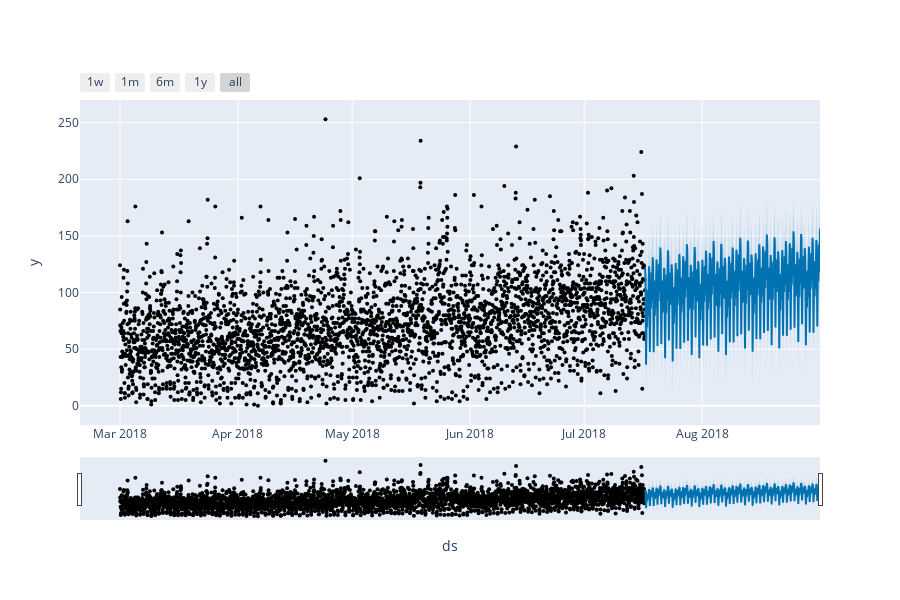

Notebook cell for this chart:
### Code cell
# Appending actual y values to forecast df
forecast['y'] = pro_test['y']
plot_plotly(prophet, forecast)

### Figure 1 — Plotly figure (JSON) as saved in the notebook; plotly's stock layout.template omitted (floating-point values rounded to 4 significant figures; data arrays with more than 128 entries replaced by an {"elided": "..."} marker saying what was removed)
{"data": [{"marker": {"color": "black", "size": 4}, "mode": "markers", "name": "Actual", "type": "scatter", "x": {"elided": "3312 str values"}, "y": {"elided": "3312 int values"}}, {"hoverinfo": "skip", "line": {"width": 0}, "mode": "lines", "type": "scatter", "x": {"elided": "1104 str values"}, "y": {"elided": "1104 float values"}}, {"fill": "tonexty", "fillcolor": "rgba(0, 114, 178, 0.2)", "line": {"color": "#0072B2", "width": 2}, "mode": "lines", "name": "Predicted", "type": "scatter", "x": {"elided": "1104 str values"}, "y": {"elided": "1104 float values"}}, {"fill": "tonexty", "fillcolor": "rgba(0, 114, 178, 0.2)", "hoverinfo": "skip", "line": {"width": 0}, "mode": "lines", "type": "scatter", "x": {"elided": "1104 str values"}, "y": {"elided": "1104 float values"}}], "layout": {"height": 600, "showlegend": false, "width": 900, "xaxis": {"rangeselector": {"buttons": [{"count": 7, "label": "1w", "step": "day", "stepmode": "backward"}, {"count": 1, "label": "1m", "step": "month", "stepmode": "backward"}, {"count": 6, "label": "6m", "step": "month", "stepmode": "backward"}, {"count": 1, "label": "1y", "step": "year", "stepmode": "backward"}, {"step": "all"}]}, "rangeslider": {"visible": true}, "title": {"text": "ds"}, "type": "date"}, "yaxis": {"title": {"text": "y"}}}}
